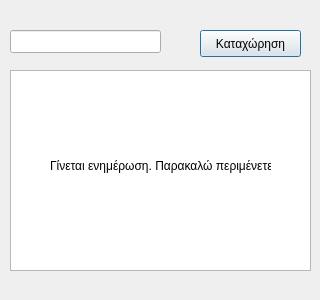
<?xml version="1.0" encoding="UTF-8"?>
<ui version="4.0">
 <class>return_roll</class>
 <widget class="QDialog" name="return_roll">
  <property name="geometry">
   <rect>
    <x>0</x>
    <y>0</y>
    <width>320</width>
    <height>300</height>
   </rect>
  </property>
  <property name="windowTitle">
   <string>Επιστροφές ρολών</string>
  </property>
  <widget class="QPushButton" name="pushButton">
   <property name="geometry">
    <rect>
     <x>200</x>
     <y>30</y>
     <width>101</width>
     <height>27</height>
    </rect>
   </property>
   <property name="text">
    <string>Καταχώρηση</string>
   </property>
  </widget>
  <widget class="QTableWidget" name="tableWidget">
   <property name="geometry">
    <rect>
     <x>10</x>
     <y>70</y>
     <width>301</width>
     <height>201</height>
    </rect>
   </property>
  </widget>
  <widget class="QLineEdit" name="lineScan">
   <property name="geometry">
    <rect>
     <x>10</x>
     <y>30</y>
     <width>151</width>
     <height>23</height>
    </rect>
   </property>
  </widget>
  <widget class="QLabel" name="label">
   <property name="geometry">
    <rect>
     <x>50</x>
     <y>150</y>
     <width>221</width>
     <height>31</height>
    </rect>
   </property>
   <property name="text">
    <string>Γίνεται ενημέρωση. Παρακαλώ περιμένετε</string>
   </property>
  </widget>
 </widget>
 <resources/>
 <connections/>
</ui>
